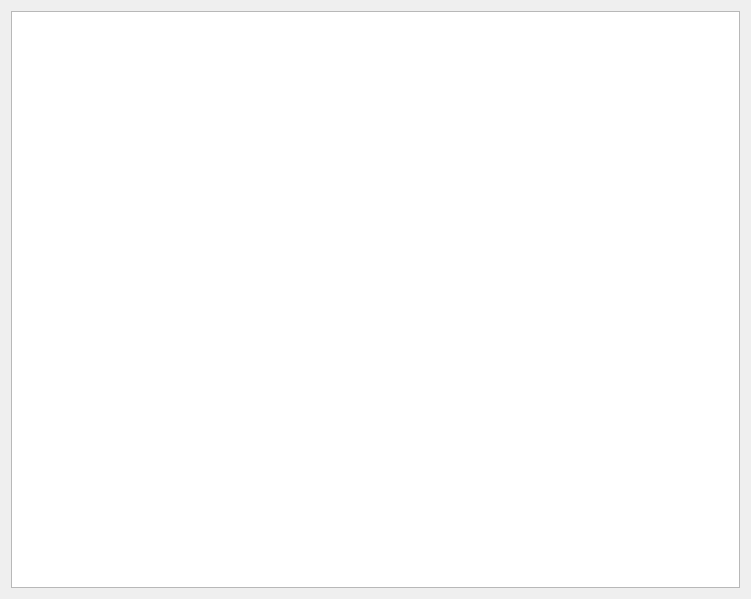
<?xml version="1.0" encoding="UTF-8"?>
<ui version="4.0">
 <class>Dialog</class>
 <widget class="QDialog" name="Dialog">
  <property name="geometry">
   <rect>
    <x>0</x>
    <y>0</y>
    <width>751</width>
    <height>599</height>
   </rect>
  </property>
  <property name="windowTitle">
   <string>Dialog</string>
  </property>
  <property name="windowIcon">
   <iconset>
    <normaloff>../res/logo.png</normaloff>../res/logo.png</iconset>
  </property>
  <layout class="QGridLayout" name="gridLayout">
   <item row="0" column="0">
    <widget class="QGraphicsView" name="graphicsView">
     <property name="backgroundBrush">
      <brush brushstyle="NoBrush">
       <color alpha="255">
        <red>0</red>
        <green>0</green>
        <blue>0</blue>
       </color>
      </brush>
     </property>
    </widget>
   </item>
  </layout>
 </widget>
 <resources/>
 <connections/>
</ui>
